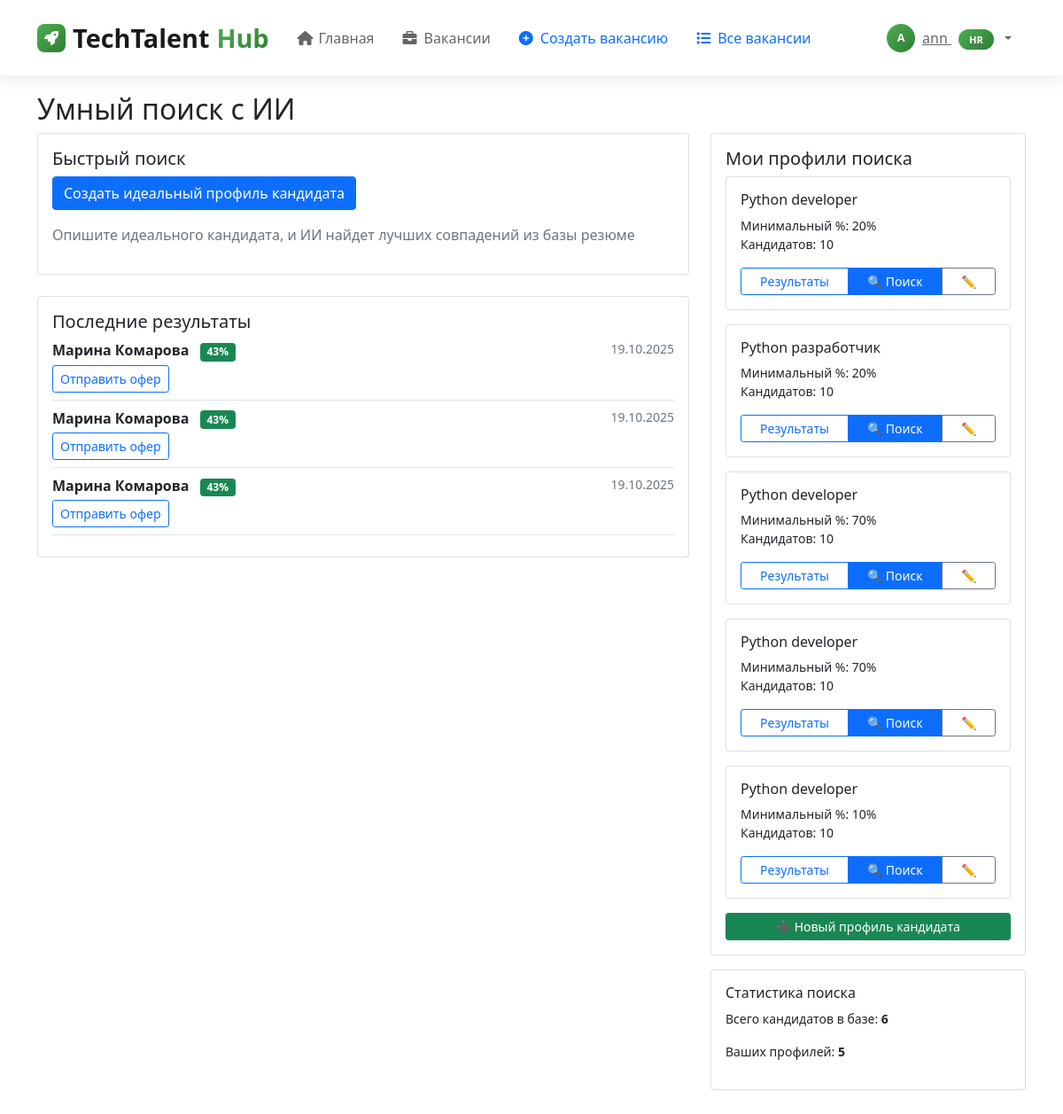
The page /ai-search/ (signed in) on the database its author committed.
### career_app/models.py (models this page shows, shortened)
class AISearchMatch(models.Model):
    ideal_candidate_profile = models.ForeignKey(IdealCandidateProfile, on_delete=models.CASCADE, null=True, blank=True)
    ideal_vacancy_profile = models.ForeignKey(IdealVacancyProfile, on_delete=models.CASCADE, null=True, blank=True)
    matched_applicant = models.ForeignKey(Applicant, on_delete=models.CASCADE, null=True, blank=True)
    matched_vacancy = models.ForeignKey(Vacancy, on_delete=models.CASCADE, null=True, blank=True)
    match_percentage = models.IntegerField(verbose_name="Процент совпадения")
    match_details = models.JSONField(verbose_name="Детали совпадения", default=dict)
    status = models.CharField(max_length=20, choices=[
        ('pending', 'Ожидает'),
        ('offer_sent', 'Офер отправлен'),
        ('accepted', 'Принято'),
        ('rejected', 'Отклонено'),
    ], default='pending')
    created_at = models.DateTimeField(auto_now_add=True)
    class Meta:
        verbose_name = "Результат ИИ-поиска"
        verbose_name_plural = "Результаты ИИ-поиска"

class Applicant(models.Model):
    EXPERIENCE_LEVELS = [
        ('no_experience', 'Нет опыта'),
        ('intern', 'Стажер'),
        ('junior', 'Junior (Начинающий)'),
        ('middle', 'Middle (Опытный)'),
        ('senior', 'Senior (Старший)'),
        ('lead', 'Lead (Руководитель)'),
    ]
    EDUCATION_LEVELS = [
        ('secondary', 'Среднее'),
        ('secondary_professional', 'Среднее профессиональное'),
        ('high', 'Высшее образование'),
    ]
    user = models.OneToOneField(User, on_delete=models.CASCADE, null=True, blank=True)
    first_name = models.CharField(max_length=100, verbose_name="Имя")
    last_name = models.CharField(max_length=100, verbose_name="Фамилия")
    email = models.EmailField(verbose_name="Email")
    phone = models.CharField(max_length=20, verbose_name="Телефон")
    position = models.CharField(max_length=200, blank=True, verbose_name="Желаемая должность")
    experience_level = models.CharField(
        max_length=50,
        choices=EXPERIENCE_LEVELS,
        blank=True,
        verbose_name="Уровень опыта"
    )
    education_level = models.CharField(
        max_length=50,
        choices=EDUCATION_LEVELS,
        blank=True,
        verbose_name="Уровень образования"
    )
    skills = models.TextField(blank=True, verbose_name="Навыки")
    experience = models.TextField(blank=True, verbose_name="Опыт работы")
    education = models.TextField(blank=True, verbose_name="Образование")
    about = models.TextField(blank=True, verbose_name="О себе")
    resume_file = models.FileField(upload_to='resumes/', null=True, blank=True, verbose_name="Файл резюме")
    resume_text = models.TextField(blank=True, verbose_name="Текст резюме")
    created_at = models.DateTimeField(auto_now_add=True)
    is_published = models.BooleanField(default=True, verbose_name="Резюме опубликовано")
    class Meta:
        verbose_name = "Соискатель"
        verbose_name_plural = "Соискатели"

class IdealCandidateProfile(models.Model):
    hr_user = models.ForeignKey(User, on_delete=models.CASCADE, verbose_name="HR")
    title = models.CharField(max_length=200, verbose_name="Название профиля")
    ideal_resume = models.TextField(verbose_name="Идеальное резюме")
    required_skills = models.TextField(verbose_name="Требуемые навыки")
    experience_level = models.CharField(max_length=100, verbose_name="Уровень опыта")
    education_requirements = models.TextField(blank=True, verbose_name="Требования к образованию")
    min_match_percentage = models.IntegerField(default=70, verbose_name="Минимальный % совпадения")
    max_candidates = models.IntegerField(default=10, verbose_name="Максимум кандидатов")
    is_active = models.BooleanField(default=True, verbose_name="Активен")
    created_at = models.DateTimeField(auto_now_add=True)
    class Meta:
        verbose_name = "Идеальный профиль кандидата"
        verbose_name_plural = "Идеальные профили кандидатов"

### career_app/views.py (the view, shortened to what this page needs)
# urls.py: path('ai-search/', views.ai_search_dashboard, name='ai_search_dashboard'),
@login_required
def ai_search_dashboard(request):
    user_profile = request.user.userprofile
    if user_profile.role == 'hr':
        profiles = IdealCandidateProfile.objects.filter(hr_user=request.user)
        recent_matches = AISearchMatch.objects.filter(
            ideal_candidate_profile__hr_user=request.user
        ).select_related('matched_applicant')[:5]
        total_applicants = Applicant.objects.filter(is_published=True).count()
        context = {
            'profiles': profiles,
            'recent_matches': recent_matches,
            'total_applicants': total_applicants,
        }
    return render(request, 'career_app/ai_search_dashboard.html', context)

### templates/career_app/ai_search_dashboard.html (shortened to what this page needs)
{% extends 'base.html' %}
{% block content %}
<div class="container mt-4">
    <h2>Умный поиск с ИИ</h2>
    <div class="row">
        <div class="col-md-8">
            <div class="card">
                <div class="card-body">
                    <h5 class="card-title">Быстрый поиск</h5>
                    {% if user.userprofile.role == 'hr' %}
                    <a href="{% url 'create_ideal_candidate_profile' %}" class="btn btn-primary mb-3">
                        Создать идеальный профиль кандидата
                    </a>
                    <p class="text-muted">
                        Опишите идеального кандидата, и ИИ найдет лучших совпадений из базы резюме
                    </p>
                    {% endif %}
                </div>
            </div>
            {% if recent_matches %}
            <div class="card mt-4">
                <div class="card-body">
                    <h5 class="card-title">Последние результаты</h5>
                    {% for match in recent_matches %}
                    <div class="border-bottom pb-2 mb-2">
                        <div class="d-flex justify-content-between">
                            <div>
                                {% if match.matched_applicant %}
                                <strong>{{ match.matched_applicant.first_name }} {{ match.matched_applicant.last_name }}</strong>
                                <span class="badge bg-success ms-2">{{ match.match_percentage }}%</span>
                                {% elif match.matched_vacancy %}
                                <strong>{{ match.matched_vacancy.title }}</strong>
                                <span class="badge bg-success ms-2">{{ match.match_percentage }}%</span>
                                {% endif %}
                            </div>
                            <small class="text-muted">{{ match.created_at|date:"d.m.Y" }}</small>
                        </div>
                        {% if match.matched_applicant %}
                        <a href="{% url 'send_offer_to_candidate' match.id %}" class="btn btn-sm btn-outline-primary mt-1">
                            Отправить офер
                        </a>
                        {% elif match.matched_vacancy %}
                        <a href="{% url 'vacancy_detail' match.matched_vacancy.id %}" class="btn btn-sm btn-outline-primary mt-1">
                            Посмотреть вакансию
                        </a>
                        {% endif %}
                    </div>
                    {% endfor %}
                </div>
            </div>
            {% endif %}
        </div>
        <div class="col-md-4">
            <div class="card">
                <div class="card-body">
                    <h5 class="card-title">Мои профили поиска</h5>
                    {% if user.userprofile.role == 'hr' %}
                        {% for profile in profiles %}
                        <div class="card mb-3">
                            <div class="card-body">
                                <h6 class="card-title">{{ profile.title }}</h6>
                                <p class="card-text small">
                                    Минимальный %: {{ profile.min_match_percentage }}%<br>
                                    Кандидатов: {{ profile.max_candidates }}
                                </p>
                                <div class="btn-group w-100">
                                    <a href="{% url 'ai_search_results' profile.id %}" class="btn btn-sm btn-outline-primary">
                                        Результаты
                                    </a>
                                    <a href="{% url 'run_ai_search' profile.id %}" class="btn btn-sm btn-primary">
                                        🔍 Поиск
                                    </a>
                                    <a href="{% url 'edit_ideal_candidate_profile' profile.id %}" class="btn btn-sm btn-outline-secondary">
                                        ✏️
                                    </a>
                                </div>
                            </div>
                        </div>
                        {% empty %}
                        <div class="alert alert-info">
                            <small>У вас еще нет профилей для поиска кандидатов.</small>
                        </div>
                        {% endfor %}
                    {% endif %}
                    <div class="mt-3">
                        {% if user.userprofile.role == 'hr' %}
                        <a href="{% url 'create_ideal_candidate_profile' %}" class="btn btn-success btn-sm w-100">
                            ➕ Новый профиль кандидата
                        </a>
                        {% elif user.userprofile.role == 'applicant' %}
                        <a href="{% url 'create_ideal_vacancy_profile' %}" class="btn btn-success btn-sm w-100">
                            ➕ Новый профиль вакансии
                        </a>
                        {% endif %}
                    </div>
                </div>
            </div>
            <div class="card mt-3">
                <div class="card-body">
                    <h6 class="card-title">Статистика поиска</h6>
                    <div class="small">
                        {% if user.userprofile.role == 'hr' %}
                        <p>Всего кандидатов в базе: <strong>{{ total_applicants|default:0 }}</strong></p>
                        <p>Ваших профилей: <strong>{{ profiles|length }}</strong></p>
                        {% elif user.userprofile.role == 'applicant' %}
                        <p>Всего вакансий: <strong>{{ total_vacancies|default:0 }}</strong></p>
                        <p>Ваших профилей: <strong>{{ profiles|length }}</strong></p>
                        {% endif %}
                    </div>
                </div>
            </div>
        </div>
    </div>
</div>
{% endblock %}

### templates/base.html (shortened to what this page needs)
<!DOCTYPE html>
<html lang="ru">
<head>
    <link href="https://cdn.jsdelivr.net/npm/bootstrap@5.1.3/dist/css/bootstrap.min.css" rel="stylesheet">
    <link href="https://cdnjs.cloudflare.com/ajax/libs/font-awesome/6.0.0/css/all.min.css" rel="stylesheet">
</head>
<body>
    <nav class="navbar navbar-expand-lg navbar-light fixed-top">
        <div class="container">
            <a class="navbar-brand" href="{% url 'home' %}">
                <div class="brand-icon">
                    <i class="fas fa-rocket"></i>
                </div>
                TechTalent<span>Hub</span>
            </a>
            <div class="collapse navbar-collapse" id="navbarNav">
                <ul class="navbar-nav me-auto">
    <li class="nav-item">
        <a class="nav-link {% if request.path == '/' %}active{% endif %}" href="{% url 'home' %}">
            <i class="fas fa-home"></i>
            Главная
        </a>
    </li>
    <li class="nav-item">
        <a class="nav-link {% if 'vacancy' in request.path %}active{% endif %}" href="{% url 'vacancy_list' %}">
            <i class="fas fa-briefcase"></i>
            Вакансии
        </a>
    </li>
    {% if user.is_authenticated %}
        {% if user.userprofile.role == 'admin' %}
            <li class="nav-item admin">
                <a class="nav-link" href="{% url 'moderation_list' %}">
                    <i class="fas fa-shield-alt"></i>
                    Модерация
                </a>
            </li>
            <li class="nav-item admin">
                <a class="nav-link" href="{% url 'analytics' %}">
                    <i class="fas fa-chart-bar"></i>
                    Аналитика
                </a>
            </li>
        {% elif user.userprofile.role == 'hr' %}
            <li class="nav-item hr">
                <a class="nav-link" href="{% url 'create_vacancy' %}">
                    <i class="fas fa-plus-circle"></i>
                    Создать вакансию
                </a>
            </li>
            <li class="nav-item hr">
                <a class="nav-link" href="{% url 'vacancy_list' %}">
                    <i class="fas fa-list"></i>
                    Все вакансии
                </a>
            </li>
        {% endif %}
    {% endif %}
</ul>
                <ul class="navbar-nav">
                    {% if user.is_authenticated %}
                        <li class="nav-item dropdown">
                            <a class="user-dropdown dropdown-toggle" href="#" role="button" data-bs-toggle="dropdown">
                                <div class="user-avatar">
                                    {{ user.username|first|upper }}
                                </div>
                                <span class="d-none d-md-inline">
                                    {{ user.username }}
                                    <span class="role-badge">
                                        {% if user.userprofile.role == 'admin' %}Админ
                                        {% elif user.userprofile.role == 'hr' %}HR
                                        {% elif user.userprofile.role == 'university' %}ВУЗ
                                        {% elif user.userprofile.role == 'student' %}Студент
                                        {% else %}Пользователь{% endif %}
                                    </span>
                                </span>
                            </a>
                        </li>
                    {% endif %}
                </ul>
            </div>
        </div>
    </nav>
    <div style="padding-top: 80px;"></div>
    <main>
        {% block content %}
        {% endblock %}
    </main>
</body>
</html>

### templates/base.html (style rules this page uses)
:root { --primary-green: #4caf50; --primary-dark: #1a1a1a; --text-gray: #666; --light-gray: #f8f9fa; --border-color: #e9ecef; --shadow-light: 0 5px 15px rgba(0,0,0,0.08); --shadow-medium: 0 10px 30px rgba(0,0,0,0.12); }
.navbar { background: rgba(255, 255, 255, 0.95) !important; backdrop-filter: blur(10px); border-bottom: 1px solid rgba(0, 0, 0, 0.05); padding: 1rem 0; transition: all 0.3s ease; box-shadow: var(--shadow-light); }
.navbar-brand { font-weight: 800; font-size: 1.8rem; color: var(--primary-dark) !important; display: flex; align-items: center; gap: 0.5rem; }
.navbar-brand span { color: var(--primary-green); background: linear-gradient(135deg, var(--primary-green) 0%, #2e7d32 100%); -webkit-background-clip: text; -webkit-text-fill-color: transparent; background-clip: text; }
.brand-icon { width: 32px; height: 32px; background: linear-gradient(135deg, var(--primary-green) 0%, #2e7d32 100%); border-radius: 8px; display: flex; align-items: center; justify-content: center; color: white; font-size: 1rem; }
.nav-link { color: var(--text-gray) !important; font-weight: 500; padding: 0.5rem 1rem !important; border-radius: 8px; transition: all 0.3s ease; display: flex; align-items: center; gap: 0.5rem; position: relative; }
.nav-link i { width: 16px; text-align: center; }
.user-dropdown { background: none; border: none; color: var(--text-gray); font-weight: 500; display: flex; align-items: center; gap: 0.5rem; padding: 0.5rem 1rem; border-radius: 8px; transition: all 0.3s ease; }
.user-avatar { width: 32px; height: 32px; background: linear-gradient(135deg, var(--primary-green) 0%, #2e7d32 100%); border-radius: 50%; display: flex; align-items: center; justify-content: center; color: white; font-size: 0.8rem; font-weight: 600; }
.role-badge { background: linear-gradient(135deg, var(--primary-green) 0%, #2e7d32 100%); color: white; padding: 0.25rem 0.75rem; border-radius: 15px; font-size: 0.7rem; font-weight: 600; margin-left: 0.5rem; }
.nav-item.hr .nav-link { color: #0d6efd !important; }

### rows shown on the page
AISearchMatch: matched_applicant.first_name "Марина", matched_applicant.last_name "Комарова", match_percentage "43", created_at "19.10.2025", shows "Отправить офер"
AISearchMatch: matched_applicant.first_name "Марина", matched_applicant.last_name "Комарова", match_percentage "43", created_at "19.10.2025", shows "Отправить офер"
AISearchMatch: matched_applicant.first_name "Марина", matched_applicant.last_name "Комарова", match_percentage "43", created_at "19.10.2025", shows "Отправить офер"
IdealCandidateProfile: title "Python developer", min_match_percentage "20", max_candidates "10"
IdealCandidateProfile: title "Python разработчик", min_match_percentage "20", max_candidates "10"
IdealCandidateProfile: title "Python developer", min_match_percentage "70", max_candidates "10"
IdealCandidateProfile: title "Python developer", min_match_percentage "70", max_candidates "10"
IdealCandidateProfile: title "Python developer", min_match_percentage "10", max_candidates "10"

### other values the page prints
{{ user.username|first|upper }} "A"
{{ user.username }} "ann"
{{ total_applicants|default:0 }} "6"
{{ profiles|length }} "5"
